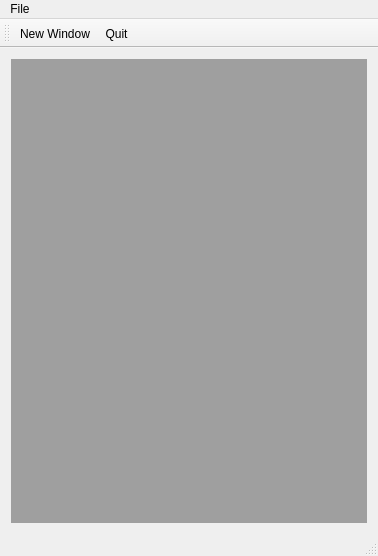
<?xml version="1.0" encoding="UTF-8"?>
<ui version="4.0">
 <class>MainWindow</class>
 <widget class="QMainWindow" name="MainWindow">
  <property name="geometry">
   <rect>
    <x>0</x>
    <y>0</y>
    <width>378</width>
    <height>556</height>
   </rect>
  </property>
  <property name="windowTitle">
   <string>MainWindow</string>
  </property>
  <widget class="QWidget" name="centralWidget">
   <layout class="QVBoxLayout" name="verticalLayout">
    <item>
     <widget class="QMdiArea" name="mdiArea"/>
    </item>
   </layout>
  </widget>
  <widget class="QMenuBar" name="menuBar">
   <property name="geometry">
    <rect>
     <x>0</x>
     <y>0</y>
     <width>378</width>
     <height>21</height>
    </rect>
   </property>
   <widget class="QMenu" name="menuNew_Window">
    <property name="title">
     <string>File</string>
    </property>
    <addaction name="actionNew_Window"/>
    <addaction name="actionAbout"/>
    <addaction name="separator"/>
    <addaction name="actionQuit"/>
   </widget>
   <addaction name="menuNew_Window"/>
  </widget>
  <widget class="QToolBar" name="mainToolBar">
   <attribute name="toolBarArea">
    <enum>TopToolBarArea</enum>
   </attribute>
   <attribute name="toolBarBreak">
    <bool>false</bool>
   </attribute>
   <addaction name="actionNew_Window"/>
   <addaction name="actionQuit"/>
  </widget>
  <widget class="QStatusBar" name="statusBar"/>
  <action name="actionNew_Window">
   <property name="text">
    <string>New Window</string>
   </property>
  </action>
  <action name="actionAbout">
   <property name="text">
    <string>About</string>
   </property>
  </action>
  <action name="actionQuit">
   <property name="text">
    <string>Quit</string>
   </property>
  </action>
 </widget>
 <layoutdefault spacing="6" margin="11"/>
 <resources/>
 <connections>
  <connection>
   <sender>actionQuit</sender>
   <signal>triggered()</signal>
   <receiver>MainWindow</receiver>
   <slot>close()</slot>
   <hints>
    <hint type="sourcelabel">
     <x>-1</x>
     <y>-1</y>
    </hint>
    <hint type="destinationlabel">
     <x>199</x>
     <y>149</y>
    </hint>
   </hints>
  </connection>
  <connection>
   <sender>actionAbout</sender>
   <signal>triggered()</signal>
   <receiver>MainWindow</receiver>
   <slot>displayAbout()</slot>
   <hints>
    <hint type="sourcelabel">
     <x>-1</x>
     <y>-1</y>
    </hint>
    <hint type="destinationlabel">
     <x>199</x>
     <y>149</y>
    </hint>
   </hints>
  </connection>
  <connection>
   <sender>actionNew_Window</sender>
   <signal>triggered()</signal>
   <receiver>MainWindow</receiver>
   <slot>createChild()</slot>
   <hints>
    <hint type="sourcelabel">
     <x>-1</x>
     <y>-1</y>
    </hint>
    <hint type="destinationlabel">
     <x>199</x>
     <y>149</y>
    </hint>
   </hints>
  </connection>
 </connections>
 <slots>
  <slot>displayAbout()</slot>
  <slot>createChild()</slot>
 </slots>
</ui>
